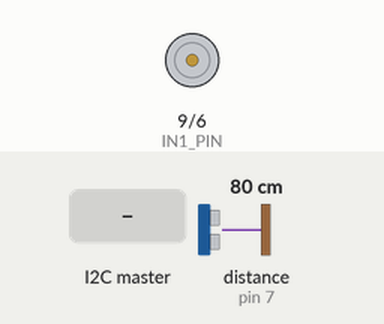
This sketch was run on a simulated Arduino Uno, built with avr-gcc and run on an emulated ATmega328P. Shown: motor-driver pin pairs drawn as motors (green arrow = first pin HIGH = forward, orange = second pin HIGH = backward, longer = more drive, scaled by the enable pin). Wiring (inferred from the names in the program): ultrasonic range finder: trigger pin 8; echo pin 7. The inputs (shaded band) are chosen by the test bench; at power-on: distance to the obstacle (sensor on pin 7) 80 cm. The echo pulse lasts 58.3 µs per cm.

Above: at 1.2 s.
1.3 s: the I2C master sends the byte 1
At 2.5 s:
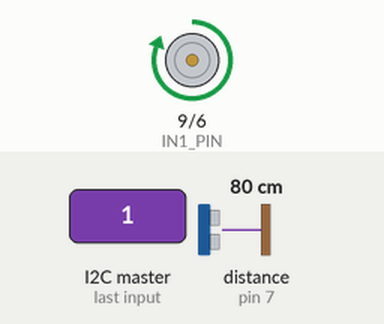
2.8 s: distance to the obstacle (sensor on pin 7) set to 23 cm
4.3 s: distance to the obstacle (sensor on pin 7) set to 19 cm
At 5.0 s:
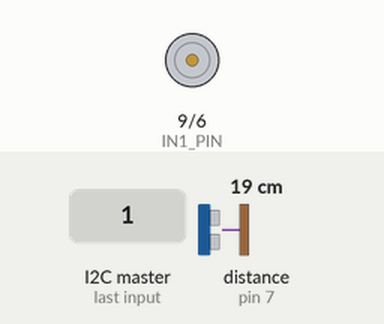
5.8 s: distance to the obstacle (sensor on pin 7) set to 35 cm
At 6.2 s:
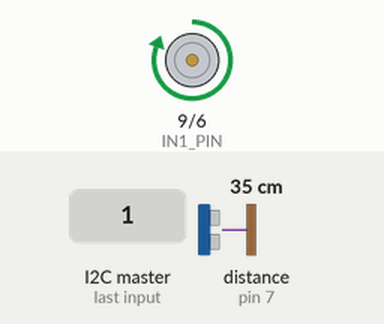
7.3 s: distance to the obstacle (sensor on pin 7) set to 2 cm
At 8.5 s:
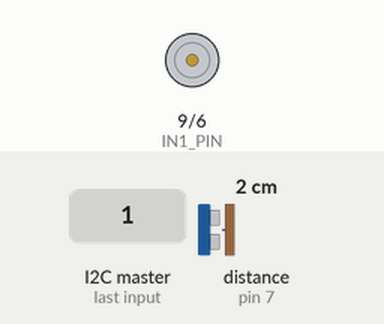
Timing chart, 0 to 9.8 s (numbered marks = the images above; inputs shaded):
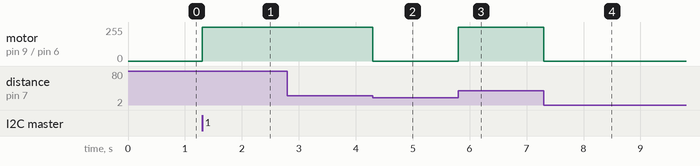

Measured:
- the behaviour switches between 21 and 20 cm on distance to the obstacle (sensor on pin 7) (found by bisection; images 1 and 2)
- after the input at 1.3 s, motor on pin 9 (IN1_PIN) / pin 6 (IN2_PIN): stopped → forward 255/255 at once
- after the input at 2.8 s, every drawn part: stays the same
- after the input at 4.3 s, motor on pin 9 (IN1_PIN) / pin 6 (IN2_PIN): forward 255/255 → stopped at once
- after the input at 5.8 s, motor on pin 9 (IN1_PIN) / pin 6 (IN2_PIN): stopped → forward 255/255 at once
- after the input at 7.3 s, motor on pin 9 (IN1_PIN) / pin 6 (IN2_PIN): forward 255/255 → stopped at once

The sketch:

CONVEYOR_MOTOR_LOGIC.ino
```cpp
#include <Wire.h>

char MotorOn = 0; // 0 = off, 1 = on
char mode = 0;
char speed = 0;
char busy = 0;
const int ENA_PIN = 10; //enable can be any pwm pin
const int IN1_PIN = 9; // IN1 and IN2 can be any digital pin
const int IN2_PIN = 6;
const int trig_pin = 8;
const int echo_pin = 7; // may have to change
float timing = 0.0;
float distance = 0.0;
bool BlockDetected  = false;


enum {MOTOR_OFF, MOTOR_ON} state;


void setup() {
  // put your setup code here, to run once:
  pinMode(ENA_PIN, OUTPUT);
  pinMode(IN1_PIN, OUTPUT);
  pinMode(IN2_PIN, OUTPUT);
  pinMode(echo_pin, INPUT);
  pinMode(trig_pin, OUTPUT);

  Wire.begin(11);
  Wire.onReceive(RecInfo);
  Wire.onRequest(ReqInfo);

  Serial.begin(9600);

}

  //analogwrite(ENA_PIN, speed of motor) (change from 0-255)
  //digitalWrite(IN1_PIN, HIGH); // HI HI = LO LO = OFF, HI LOW = CW, LOW HI = CCW
  //digitalWrite(IN2_PIN, LOW);

void loop() {

  digitalWrite(trig_pin, LOW);
  delayMicroseconds(2);
  digitalWrite(trig_pin, HIGH);
  delayMicroseconds(10);
  digitalWrite(trig_pin, LOW);
  timing = pulseIn(echo_pin, HIGH, 20000);
  distance = (timing * 0.034) / 2;

  if (distance > 20) { // in cm
  	BlockDetected = false;
  }
  else{
      BlockDetected = true;
  }

  if(mode){
    atick();
  }
  else{
    mtick();
  }
}

void mtick(){
  (ENA_PIN, 0); //(change from 0-255 to change speed)
  analogWrite(IN1_PIN, LOW); // HI HI = LO LO = OFF, HI LOW = CW, LOW HI = CCW
  digitalWrite(IN2_PIN, LOW);
}


void atick(){
  switch (state){
    case MOTOR_OFF:

    if(MotorOn && !BlockDetected){
      analogWrite(ENA_PIN, speed); //highest possible speed
      digitalWrite(IN1_PIN, HIGH); // HI HI = LO LO = OFF, HI LOW = CW, LOW HI = CCW
      digitalWrite(IN2_PIN, LOW);
      state = MOTOR_ON;
    }

      break;

    case MOTOR_ON:

      if(!MotorOn || BlockDetected){
        mtick();
        state = MOTOR_OFF;
      }
      break;
  }
}


//i2c function to get info from master
void RecInfo(int bytes){
  mode = Wire.read();
  MotorOn = Wire.read();
  speed = Wire.read();
  Wire.read();
  //since master function always sends 4 bits of data

}

//i2c function to send info
void ReqInfo(int bytes){

  char c = distance;
  Wire.write(c);
}
```
